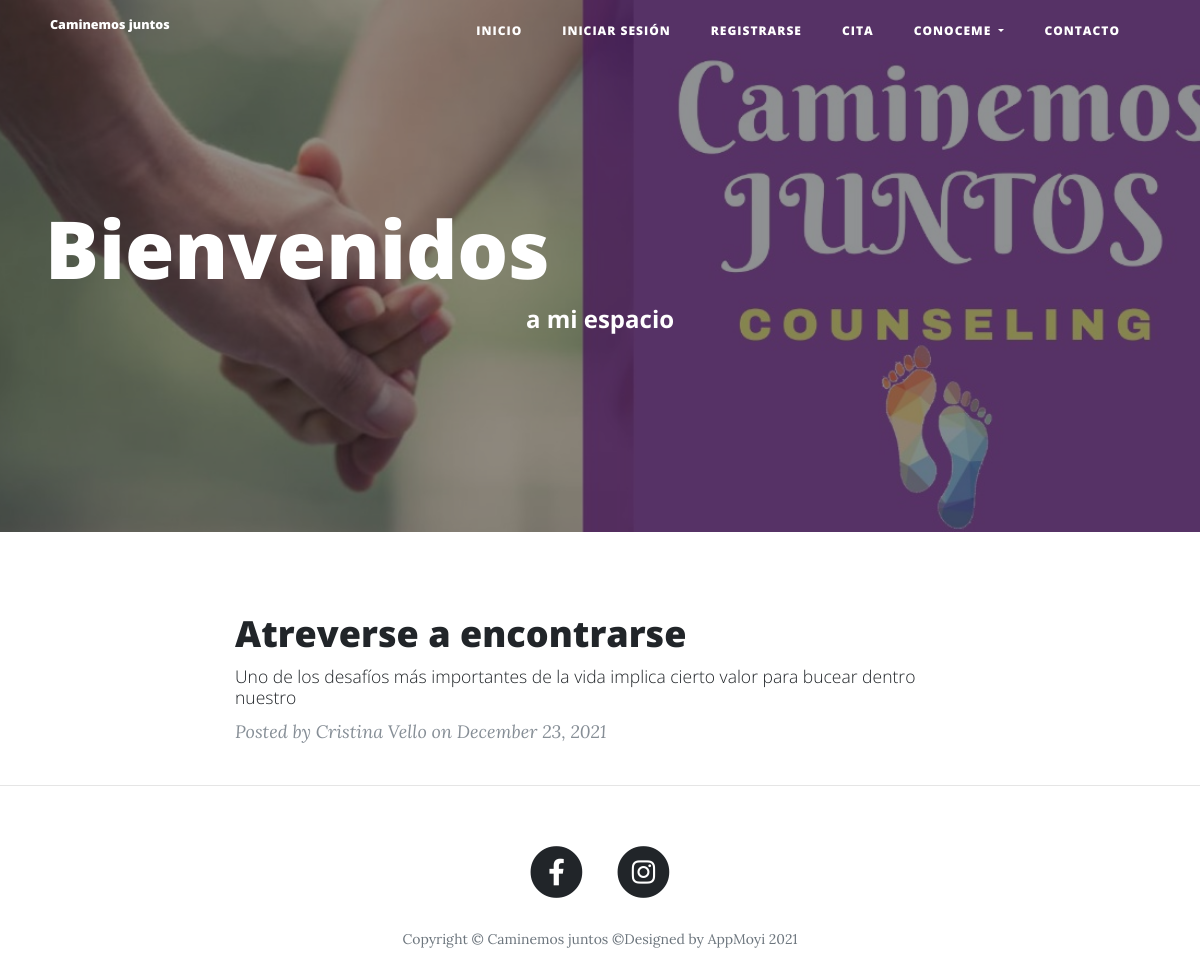
Before: / with the older database file.
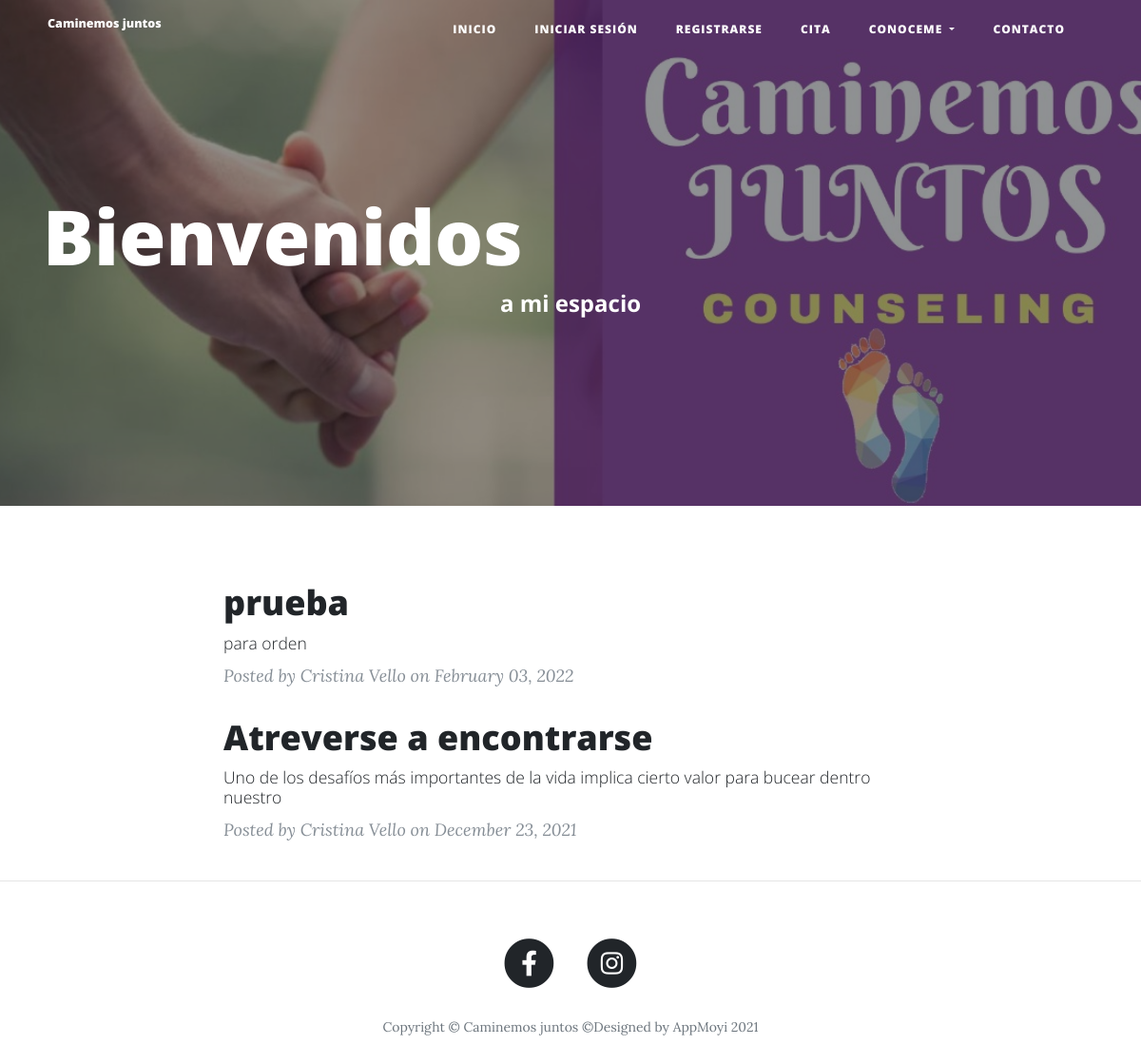
After: the same page with the newer database file.
### main.py (models this page shows)
class BlogPost(db.Model):
    __tablename__ = "blog_posts"
    id = db.Column(db.Integer, primary_key=True)
    author_id = db.Column(db.Integer, db.ForeignKey("users.id"))
    author = relationship("User", back_populates="posts")
    title = db.Column(db.String(250), unique=True, nullable=False)
    subtitle = db.Column(db.String(250), nullable=False)
    date = db.Column(db.String(250), nullable=False)
    body = db.Column(db.Text, nullable=False)
    img_url = db.Column(db.String(400), nullable=False)
    comments = relationship("Comment", back_populates="parent_post")

class User(UserMixin, db.Model):
    __tablename__ = "users"
    id = db.Column(db.Integer, primary_key=True)
    email = db.Column(db.String(100), unique=True)
    password = db.Column(db.String(100))
    name = db.Column(db.String(100))
    posts = relationship("BlogPost", back_populates="author")
    comments = relationship("Comment", back_populates="comment_author")

### main.py (the view)
@app.route('/')
def get_all_posts():
    posts = BlogPost.query.order_by(desc(BlogPost.date))
    return render_template("index.html", all_posts=posts, current_user=current_user)

### main.py (called while the page is built)
@app.before_request
def before_request():
    session.permanent = True
    app.permanent_session_lifetime = timedelta(minutes=30)

### templates/index.html (shortened to what this page needs)
{% include "header.html" %}
  <header class="masthead" style="background-image: url('../static/img/caminemosjuntos.jpeg')">
    <link href="{{ url_for('static', filename='css/about.css')}}" rel="stylesheet">
    <div class="overlay"></div>
    <div class="container">
      <div class="row">
        <div class="col-lg-12 col-md-10 mx-auto">
          <div class="site-heading">
            <h1 class="text-left">Bienvenidos</h1>
            <span class="subheading text-center" style="font-weight:bold">
             a mi espacio</span>
          </div>
        </div>
      </div>
    </div>
  </header>
  <div class="container">
    <div class="row">
      <div class="col-lg-8 col-md-10 mx-auto">
        {% for post in all_posts %}
        <div class="post-preview">
          <a href="{{ url_for('show_post', post_id=post.id) }}">
            <h2 class="post-title">
              {{post.title}}
            </h2>
            <h3 class="post-subtitle">
              {{post.subtitle}}
            </h3>
          </a>
          <p class="post-meta">Posted by
            {{post.author.name}}
            on {{post.date}}
          </p>
        </div>
        {% endfor %}
      </div>
    </div>
  </div>
  <hr>
{% include "footer.html" %}

Changed rows visible on the page:
added BlogPost: title "prueba", subtitle "para orden", author.name "Cristina Vello", date "February 03, 2022"
